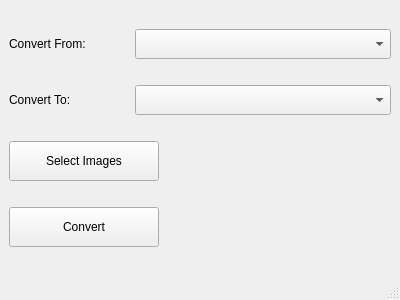
<?xml version="1.0" encoding="UTF-8"?>
<ui version="4.0">
 <class>MainWindow</class>
 <widget class="QMainWindow" name="MainWindow">
  <property name="geometry">
   <rect>
    <x>0</x>
    <y>0</y>
    <width>400</width>
    <height>300</height>
   </rect>
  </property>
  <property name="windowTitle">
   <string>Image Format Converter</string>
  </property>
  <widget class="QWidget" name="centralwidget">
   <layout class="QVBoxLayout" name="verticalLayout">
    
    <!-- "Convert From" Layout -->
    <item>
     <layout class="QHBoxLayout" name="horizontalLayout_from">
      <item>
       <widget class="QLabel" name="label_from">
        <property name="text">
         <string>Convert From:</string>
        </property>
        <property name="maximumSize">
         <size>
          <width>120</width>
          <height>30</height>
         </size>
        </property>
       </widget>
      </item>
      <item>
       <widget class="QComboBox" name="comboBox_from">
        <property name="minimumSize">
         <size>
          <width>120</width>
          <height>30</height>
         </size>
        </property>
       </widget>
      </item>
     </layout>
    </item>
    
    <!-- "Convert To" Layout -->
    <item>
     <layout class="QHBoxLayout" name="horizontalLayout_to">
      <item>
       <widget class="QLabel" name="label_to">
        <property name="text">
         <string>Convert To:</string>
        </property>
        <property name="maximumSize">
         <size>
          <width>120</width>
          <height>30</height>
         </size>
        </property>
       </widget>
      </item>
      <item>
       <widget class="QComboBox" name="comboBox_to">
        <property name="minimumSize">
         <size>
          <width>120</width>
          <height>30</height>
         </size>
        </property>
       </widget>
      </item>
     </layout>
    </item>

    <!-- "Select Images" Button -->
    <item>
     <widget class="QPushButton" name="pushButton_select">
      <property name="text">
       <string>Select Images</string>
      </property>
      <property name="maximumSize">
       <size>
        <width>150</width>
        <height>40</height>
       </size>
      </property>
     </widget>
    </item>

    <!-- "Convert" Button -->
    <item>
     <widget class="QPushButton" name="pushButton_convert">
      <property name="text">
       <string>Convert</string>
      </property>
      <property name="maximumSize">
       <size>
        <width>150</width>
        <height>40</height>
       </size>
      </property>
     </widget>
    </item>

   </layout>
  </widget>
  <widget class="QMenuBar" name="menubar"/>
  <widget class="QStatusBar" name="statusbar"/>
 </widget>
 <resources/>
 <connections/>
</ui>
